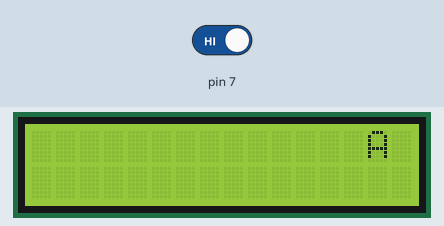
A sketch run on a simulated Arduino Uno, built with avr-gcc and run on an emulated ATmega328P. Shown: 16×2 character LCD. The test bench sets the inputs (shaded band); at power-on: pin 7 HIGH.

Above: at 0.43 s.
At 3.4 s:
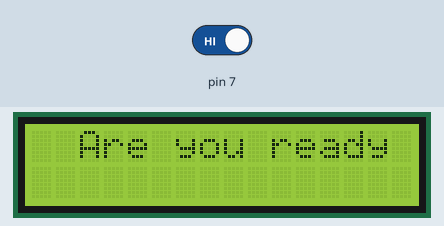
3.5 s: pin 7 driven HIGH
At 14.1 s:
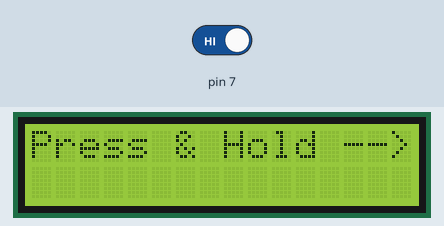

The sketch:

LCD_Party_Sign.ino
```cpp
// LCD initialization
#include <LiquidCrystal.h>
char array1[] = "Are you ready...             "; //the string to print on the LCD
char array2[] = "Let's PARTY!!!            "; //the string to print on the LCD
int tim = 250;  //the value of delay time
LiquidCrystal lcd(4, 6, 10, 11, 12, 13);

// button initialization
//int ledPin = 13;

void setup()
{
  lcd.begin(16, 2);  // set up the LCD's number of columns and rows:
  pinMode(7, INPUT);
  Serial.begin(9600);
}

void loop()
{
  readyStatement(); // prints a scrolling first statement

  // set up pause and prommpt
  lcd.setCursor(0, 0);
  lcd.print("Press & Hold -->");
  delay(1000);
  lcd.clear();
  delay(250);

  // countddown effect
  for ( int i = 3; i >= 1; i --) {
    lcd.setCursor(7, 0);
    lcd.print(i);
    delay(500);
    lcd.clear();
  }

  // check if button is pressed
  lcd.setCursor(0, 0);
  delay(500);
  // if button is not pressed, loops back to the beginning
  if (digitalRead(7) == 0) {
    delay(250);
  } else {
    // continuously prints party statment if button is pressed
    delay(250);
    while (true) {
      partyStatement();   // infinitely loops
    }
  }

  // clear after done
  lcd.clear();
}

/**
   statement to be printed before button is pressed
   repeats itself if button is not pressed
*/
void readyStatement() {
  delay(250);
  lcd.setCursor(15, 0); // set the cursor to column 15, line 0
  for ( int positionCounter1 = 0; positionCounter1 < 26; positionCounter1++)
  {
    lcd.scrollDisplayLeft();  //Scrolls the contents of the display one space to the left.
    lcd.print(array1[positionCounter1]);  // Print a message to the LCD.
    delay(tim);  //wait for 250 microseconds
  }
  lcd.clear();  //Clears the LCD screen and positions the cursor in the upper-left corner.

  char party[] = " to PARTY?????             ";
  lcd.setCursor(15, 1); // set the cursor to column 15, line 1
  for (int positionCounterA = 0; positionCounterA < 26; positionCounterA++)
  {
    lcd.scrollDisplayLeft();
    lcd.print(party[positionCounterA]);
    delay(tim);
  }
  lcd.clear();
}

/**
   statement to be printed after button is pressed
   programmed code does a variety of scrolls.. from left to right, right to left
   blinking signs, etc.
*/
void partyStatement() {
  // scroll display right to left effect
  lcd.clear();
  lcd.setCursor(15, 0);
  for (int positionCounter2 = 0; positionCounter2 < 26; positionCounter2++)
  {
    lcd.scrollDisplayLeft();
    lcd.print(array2[positionCounter2]);
    delay(250);
  }
  lcd.clear();

  // creates a blinking effect on two different rows
  for (int repeat = 0; repeat < 11; repeat ++) {
    if ( repeat % 3 == 0) {
      lcd.setCursor(5, 0);
      lcd.print("FETTY");
    } else if (repeat % 3 == 1) {
      lcd.setCursor(3, 1);
      lcd.print("WIPPPSSS!!");
    }
    delay(500);
    lcd.clear();
  }

  // creates a scrolling down to up effect
  lcd.setCursor(3, 0);
  lcd.print("WIPPPSSS!!");
  delay(250);
  lcd.clear();
  lcd.setCursor(7, 1);
  lcd.print("it");
  delay(250);
  lcd.clear();
  lcd.setCursor(7, 0);
  lcd.print("it");
  delay(250);
  lcd.setCursor(15, 1);
  lcd.clear();

  // simultaneously scrolls from left to right on the bottom
  // and from right to left on the top
  char array4[] = "up! UP! up! UP! up!       ";
  char array3[] = "             heh heh heh   ";
  int positionCounter3 = 26;
  int positionCounter4 = 0;
  int top = 0;
  int bottom = 15;
  for (; positionCounter3 > 0, positionCounter4 < 26; positionCounter3--, positionCounter4++)
  {
    //heh
    lcd.scrollDisplayRight();
    lcd.setCursor(top++, 0);
    lcd.print(array4[positionCounter4]);
    delay(250);

    lcd.scrollDisplayLeft();
    lcd.setCursor(bottom--, 1);
    lcd.print(array3[positionCounter3]);
    delay(250);

    //if(positionCounter4 % 4 ==3) {
    // lcd.clear();
  }
}
//  lcd.clear();
//}
```

Measured:
- what the display in image 2 shows lasts 1.0 s, from 13.3 s to 14.3 s
